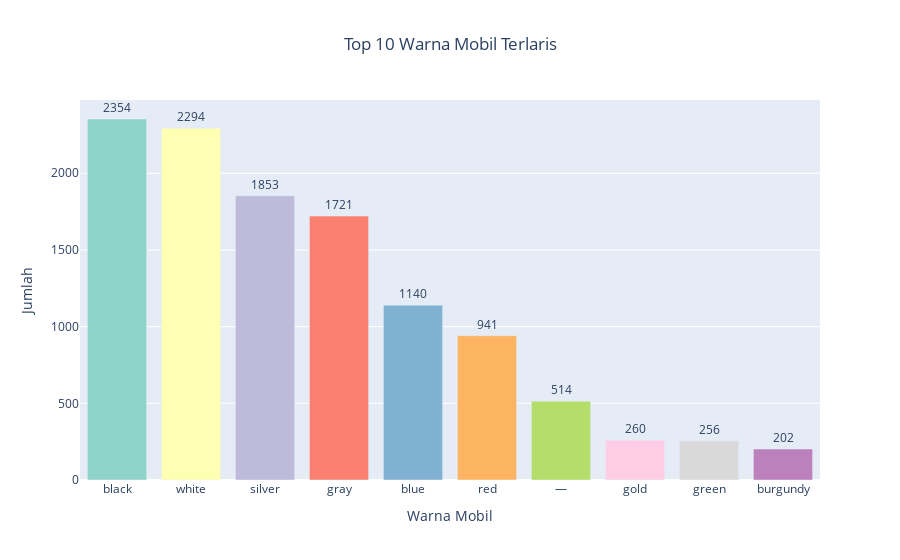

Source (notebook cell):
### Markdown cell above
Untuk menjawab pertanyaan ini, saya akan menggunakan bar chart.

### Code cell
color_counts = df['color'].value_counts().head(10).reset_index()
color_counts.columns = ['color', 'count']

# Plot bar chart
fig = px.bar(color_counts, x='color', y='count',
             title='Top 10 Warna Mobil Terlaris',
             color='color',
             color_discrete_sequence=px.colors.qualitative.Set3,
             text='count')

fig.update_layout(title_x=0.5,
                  xaxis_title='Warna Mobil',
                  yaxis_title='Jumlah',
                  showlegend=False)

fig.update_traces(textposition='outside')
fig.show()

### Figure 1 — Plotly figure (JSON) as saved in the notebook; plotly's stock layout.template omitted (floating-point values rounded to 4 significant figures)
{"data": [{"alignmentgroup": "True", "hovertemplate": "color=%{x}<br>count=%{text}<extra></extra>", "legendgroup": "black", "marker": {"color": "rgb(141,211,199)", "pattern": {"shape": ""}}, "name": "black", "offsetgroup": "black", "orientation": "v", "showlegend": true, "text": [2354], "textposition": "outside", "type": "bar", "x": ["black"], "xaxis": "x", "y": [2354], "yaxis": "y"}, {"alignmentgroup": "True", "hovertemplate": "color=%{x}<br>count=%{text}<extra></extra>", "legendgroup": "white", "marker": {"color": "rgb(255,255,179)", "pattern": {"shape": ""}}, "name": "white", "offsetgroup": "white", "orientation": "v", "showlegend": true, "text": [2294], "textposition": "outside", "type": "bar", "x": ["white"], "xaxis": "x", "y": [2294], "yaxis": "y"}, {"alignmentgroup": "True", "hovertemplate": "color=%{x}<br>count=%{text}<extra></extra>", "legendgroup": "silver", "marker": {"color": "rgb(190,186,218)", "pattern": {"shape": ""}}, "name": "silver", "offsetgroup": "silver", "orientation": "v", "showlegend": true, "text": [1853], "textposition": "outside", "type": "bar", "x": ["silver"], "xaxis": "x", "y": [1853], "yaxis": "y"}, {"alignmentgroup": "True", "hovertemplate": "color=%{x}<br>count=%{text}<extra></extra>", "legendgroup": "gray", "marker": {"color": "rgb(251,128,114)", "pattern": {"shape": ""}}, "name": "gray", "offsetgroup": "gray", "orientation": "v", "showlegend": true, "text": [1721], "textposition": "outside", "type": "bar", "x": ["gray"], "xaxis": "x", "y": [1721], "yaxis": "y"}, {"alignmentgroup": "True", "hovertemplate": "color=%{x}<br>count=%{text}<extra></extra>", "legendgroup": "blue", "marker": {"color": "rgb(128,177,211)", "pattern": {"shape": ""}}, "name": "blue", "offsetgroup": "blue", "orientation": "v", "showlegend": true, "text": [1140], "textposition": "outside", "type": "bar", "x": ["blue"], "xaxis": "x", "y": [1140], "yaxis": "y"}, {"alignmentgroup": "True", "hovertemplate": "color=%{x}<br>count=%{text}<extra></extra>", "legendgroup": "red", "marker": {"color": "rgb(253,180,98)", "pattern": {"shape": ""}}, "name": "red", "offsetgroup": "red", "orientation": "v", "showlegend": true, "text": [941], "textposition": "outside", "type": "bar", "x": ["red"], "xaxis": "x", "y": [941], "yaxis": "y"}, {"alignmentgroup": "True", "hovertemplate": "color=%{x}<br>count=%{text}<extra></extra>", "legendgroup": "—", "marker": {"color": "rgb(179,222,105)", "pattern": {"shape": ""}}, "name": "—", "offsetgroup": "—", "orientation": "v", "showlegend": true, "text": [514], "textposition": "outside", "type": "bar", "x": ["—"], "xaxis": "x", "y": [514], "yaxis": "y"}, {"alignmentgroup": "True", "hovertemplate": "color=%{x}<br>count=%{text}<extra></extra>", "legendgroup": "gold", "marker": {"color": "rgb(252,205,229)", "pattern": {"shape": ""}}, "name": "gold", "offsetgroup": "gold", "orientation": "v", "showlegend": true, "text": [260], "textposition": "outside", "type": "bar", "x": ["gold"], "xaxis": "x", "y": [260], "yaxis": "y"}, {"alignmentgroup": "True", "hovertemplate": "color=%{x}<br>count=%{text}<extra></extra>", "legendgroup": "green", "marker": {"color": "rgb(217,217,217)", "pattern": {"shape": ""}}, "name": "green", "offsetgroup": "green", "orientation": "v", "showlegend": true, "text": [256], "textposition": "outside", "type": "bar", "x": ["green"], "xaxis": "x", "y": [256], "yaxis": "y"}, {"alignmentgroup": "True", "hovertemplate": "color=%{x}<br>count=%{text}<extra></extra>", "legendgroup": "burgundy", "marker": {"color": "rgb(188,128,189)", "pattern": {"shape": ""}}, "name": "burgundy", "offsetgroup": "burgundy", "orientation": "v", "showlegend": true, "text": [202], "textposition": "outside", "type": "bar", "x": ["burgundy"], "xaxis": "x", "y": [202], "yaxis": "y"}], "layout": {"barmode": "relative", "legend": {"title": {"text": "color"}, "tracegroupgap": 0}, "showlegend": false, "title": {"text": "Top 10 Warna Mobil Terlaris", "x": 0.5}, "xaxis": {"anchor": "y", "categoryarray": ["black", "white", "silver", "gray", "blue", "red", "—", "gold", "green", "burgundy"], "categoryorder": "array", "domain": [0, 1], "title": {"text": "Warna Mobil"}}, "yaxis": {"anchor": "x", "domain": [0, 1], "title": {"text": "Jumlah"}}}}
